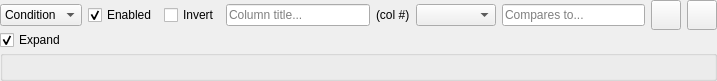
<?xml version="1.0" encoding="UTF-8"?>
<ui version="4.0">
 <class>WkfFilterItem</class>
 <widget class="QWidget" name="WkfFilterItem">
  <property name="geometry">
   <rect>
    <x>0</x>
    <y>0</y>
    <width>717</width>
    <height>79</height>
   </rect>
  </property>
  <property name="sizePolicy">
   <sizepolicy hsizetype="MinimumExpanding" vsizetype="Minimum">
    <horstretch>0</horstretch>
    <verstretch>0</verstretch>
   </sizepolicy>
  </property>
  <property name="baseSize">
   <size>
    <width>0</width>
    <height>80</height>
   </size>
  </property>
  <property name="contextMenuPolicy">
   <enum>Qt::CustomContextMenu</enum>
  </property>
  <layout class="QVBoxLayout" name="verticalLayout_3" stretch="0,0,1">
   <property name="spacing">
    <number>0</number>
   </property>
   <property name="sizeConstraint">
    <enum>QLayout::SetMinimumSize</enum>
   </property>
   <property name="leftMargin">
    <number>0</number>
   </property>
   <property name="topMargin">
    <number>0</number>
   </property>
   <property name="rightMargin">
    <number>0</number>
   </property>
   <property name="bottomMargin">
    <number>0</number>
   </property>
   <item>
    <widget class="QFrame" name="frame">
     <property name="sizePolicy">
      <sizepolicy hsizetype="Preferred" vsizetype="Fixed">
       <horstretch>0</horstretch>
       <verstretch>0</verstretch>
      </sizepolicy>
     </property>
     <property name="minimumSize">
      <size>
       <width>600</width>
       <height>0</height>
      </size>
     </property>
     <layout class="QHBoxLayout" name="horizontalLayout_2">
      <property name="leftMargin">
       <number>0</number>
      </property>
      <property name="topMargin">
       <number>0</number>
      </property>
      <property name="rightMargin">
       <number>0</number>
      </property>
      <property name="bottomMargin">
       <number>0</number>
      </property>
      <item>
       <widget class="QComboBox" name="typeComboBox">
        <property name="minimumSize">
         <size>
          <width>70</width>
          <height>0</height>
         </size>
        </property>
        <property name="toolTip">
         <string>Type</string>
        </property>
        <item>
         <property name="text">
          <string>Condition</string>
         </property>
        </item>
        <item>
         <property name="text">
          <string>And</string>
         </property>
        </item>
        <item>
         <property name="text">
          <string>Or</string>
         </property>
        </item>
       </widget>
      </item>
      <item>
       <widget class="QCheckBox" name="enableCheckBox">
        <property name="toolTip">
         <string>Enabled</string>
        </property>
        <property name="text">
         <string>Enabled</string>
        </property>
        <property name="checked">
         <bool>true</bool>
        </property>
       </widget>
      </item>
      <item>
       <widget class="QCheckBox" name="invertCheckBox">
        <property name="toolTip">
         <string>Invert result</string>
        </property>
        <property name="text">
         <string>Invert</string>
        </property>
       </widget>
      </item>
      <item>
       <widget class="QLineEdit" name="columnLineEdit">
        <property name="toolTip">
         <string>Column title</string>
        </property>
        <property name="placeholderText">
         <string>Column title...</string>
        </property>
       </widget>
      </item>
      <item>
       <widget class="QLabel" name="columnLabel">
        <property name="toolTip">
         <string>Column index</string>
        </property>
        <property name="text">
         <string>(col #)</string>
        </property>
       </widget>
      </item>
      <item>
       <widget class="QComboBox" name="testComboBox">
        <property name="minimumSize">
         <size>
          <width>80</width>
          <height>0</height>
         </size>
        </property>
        <property name="maximumSize">
         <size>
          <width>80</width>
          <height>16777215</height>
         </size>
        </property>
        <property name="toolTip">
         <string>Test</string>
        </property>
       </widget>
      </item>
      <item>
       <widget class="QLineEdit" name="valueLineEdit">
        <property name="toolTip">
         <string>Value</string>
        </property>
        <property name="placeholderText">
         <string>Compares to...</string>
        </property>
       </widget>
      </item>
      <item>
       <widget class="QToolButton" name="addButton">
        <property name="minimumSize">
         <size>
          <width>30</width>
          <height>30</height>
         </size>
        </property>
        <property name="toolTip">
         <string>Add child</string>
        </property>
        <property name="text">
         <string/>
        </property>
        <property name="icon">
         <iconset theme="add">
          <normaloff>../../../../../../../../.designer/backup</normaloff>../../../../../../../../.designer/backup</iconset>
        </property>
        <property name="iconSize">
         <size>
          <width>20</width>
          <height>20</height>
         </size>
        </property>
       </widget>
      </item>
      <item>
       <widget class="QToolButton" name="removeButton">
        <property name="minimumSize">
         <size>
          <width>30</width>
          <height>30</height>
         </size>
        </property>
        <property name="toolTip">
         <string>Remove</string>
        </property>
        <property name="text">
         <string/>
        </property>
        <property name="icon">
         <iconset theme="remove">
          <normaloff>../../../../../../../../.designer/backup</normaloff>../../../../../../../../.designer/backup</iconset>
        </property>
        <property name="iconSize">
         <size>
          <width>20</width>
          <height>20</height>
         </size>
        </property>
       </widget>
      </item>
     </layout>
    </widget>
   </item>
   <item>
    <widget class="QCheckBox" name="expandCheckBox">
     <property name="toolTip">
      <string>Expand children</string>
     </property>
     <property name="text">
      <string>Expand</string>
     </property>
     <property name="checked">
      <bool>true</bool>
     </property>
    </widget>
   </item>
   <item>
    <widget class="QGroupBox" name="subFiltersList">
     <property name="sizePolicy">
      <sizepolicy hsizetype="Expanding" vsizetype="Minimum">
       <horstretch>0</horstretch>
       <verstretch>0</verstretch>
      </sizepolicy>
     </property>
     <property name="alignment">
      <set>Qt::AlignLeading|Qt::AlignLeft|Qt::AlignTop</set>
     </property>
     <layout class="QVBoxLayout" name="listLayout">
      <property name="sizeConstraint">
       <enum>QLayout::SetMinimumSize</enum>
      </property>
     </layout>
    </widget>
   </item>
  </layout>
 </widget>
 <tabstops>
  <tabstop>typeComboBox</tabstop>
  <tabstop>enableCheckBox</tabstop>
  <tabstop>invertCheckBox</tabstop>
  <tabstop>columnLineEdit</tabstop>
  <tabstop>testComboBox</tabstop>
  <tabstop>valueLineEdit</tabstop>
  <tabstop>addButton</tabstop>
  <tabstop>removeButton</tabstop>
  <tabstop>subFiltersList</tabstop>
 </tabstops>
 <resources/>
 <connections/>
</ui>
